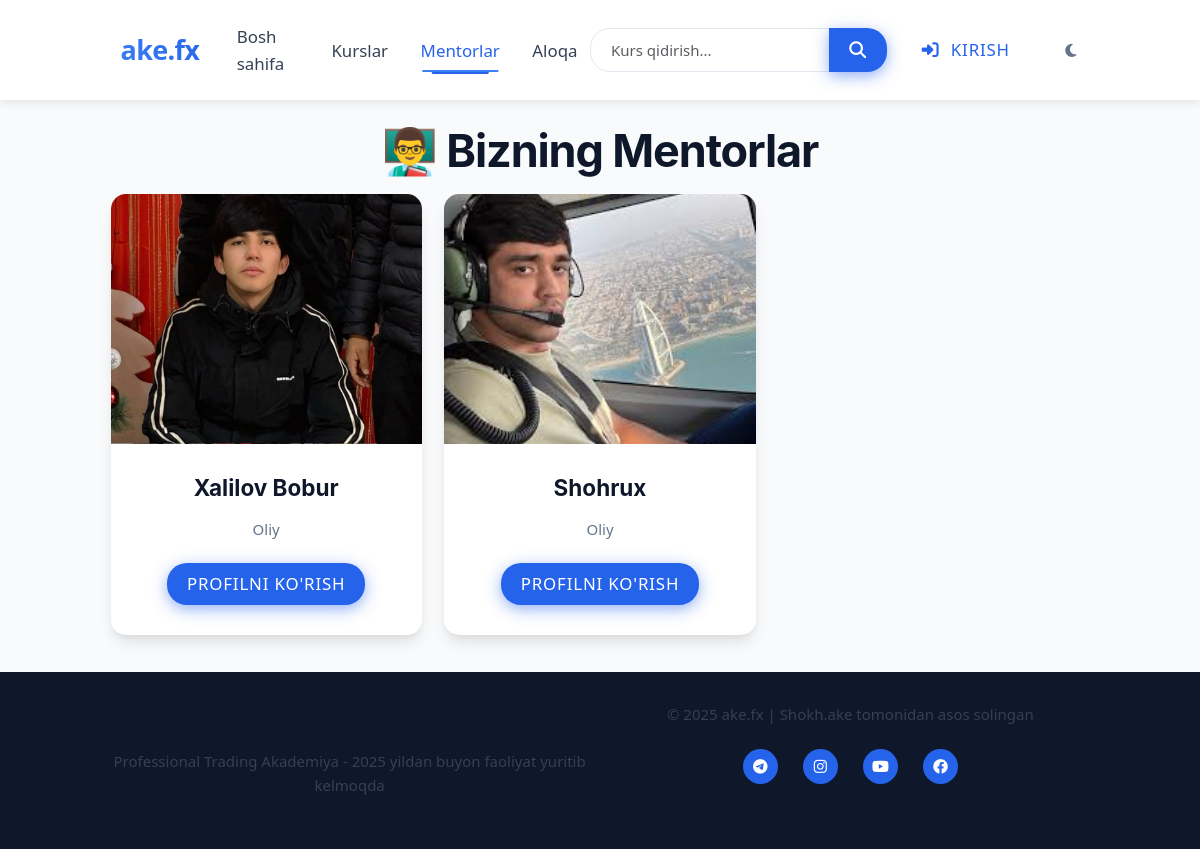
/mentors/, run on the app's committed database.
### main/models.py (models this page shows, shortened)
class Mentor(models.Model):
    full_name = models.CharField(max_length=255, verbose_name="To'liq ism")
    bio = models.TextField(verbose_name="Bio / Tajriba")
    image = models.ImageField(
        upload_to='mentors/%Y/%m/%d/',
        verbose_name="Rasm",
        blank=True,  # Rasm ixtiyoriy bo'lishi uchun
        null=True    # Rasm bo'lmasa ham bo'ladi
    )
    specialty = models.CharField(
        max_length=225,
        verbose_name="Mutaxassislik",
        blank=True,  # Bo'sh qoldirish mumkin
        null=True    # NULL bo'lishi mumkin
    )
    instagram = models.URLField(
        max_length=200,
        verbose_name="Instagram profil",
        blank=True,  # Majburiy emas
        null=True    # NULL bo'lishi mumkin
    )
    telegram = models.URLField(
        max_length=200,
        verbose_name="Telegram profil",
        blank=True,  # Majburiy emas
        null=True    # NULL bo'lishi mumkin
    )
    class Meta:
        verbose_name = "Mentor"
        verbose_name_plural = "Mentorlar"
        ordering = ['-id']  # Yangi mentorlarni birinchi ko'rsatish uchun

### main/views.py (the view)
# urls.py: path('mentors/', views.mentor_list, name='mentor_list'),
def mentor_list(request):
    mentors = Mentor.objects.all()
    return render(request, 'mentor_list.html', {'mentors': mentors})

### main/templates/mentor_list.html
{% extends 'base.html' %}
{% block content %}
<h2 class="mb-4 text-center">👨‍🏫 Bizning Mentorlar</h2>
<div class="row">
  {% for mentor in mentors %}
  <div class="col-md-4 mb-4">
    <div class="card h-100 shadow">
      {% if mentor.image %}
      <img src="{{ mentor.image.url }}" class="card-img-top" alt="{{ mentor.full_name }}" style="height: 250px; object-fit: cover;">
      {% endif %}
      <div class="card-body text-center">
        <h5 class="card-title">{{ mentor.full_name }}</h5>
        <p class="text-muted">{{ mentor.specialty }}</p>
        <a href="{% url 'mentor_detail' mentor.id %}" class="btn btn-primary">Profilni ko'rish</a>
      </div>
    </div>
  </div>
  {% endfor %}
</div>
{% endblock %}

### main/templates/base.html (style rules this page uses)
:root { --primary-color: #2563eb; --secondary-color: #1e40af; --accent-color: #3b82f6; --light-bg: #f8fafc; --dark-bg: #0f172a; --dark-nav: #1e293b; --light-text: #f1f5f9; --dark-text: #334155; --transition: all 0.3s ease; }
body { font-family: 'Segoe UI', Tahoma, Geneva, Verdana, sans-serif; transition: var(--transition); background-color: var(--light-bg); color: var(--dark-text); }
.btn { border-radius: 20px; padding: 8px 20px; font-weight: 500; transition: var(--transition); }
.btn-primary { background-color: var(--primary-color); border-color: var(--primary-color); }

### data on the page
Mentor: image (picture), full_name "Xalilov Bobur", specialty "Oliy"
Mentor: image (picture), full_name "Shohrux", specialty "Oliy"
